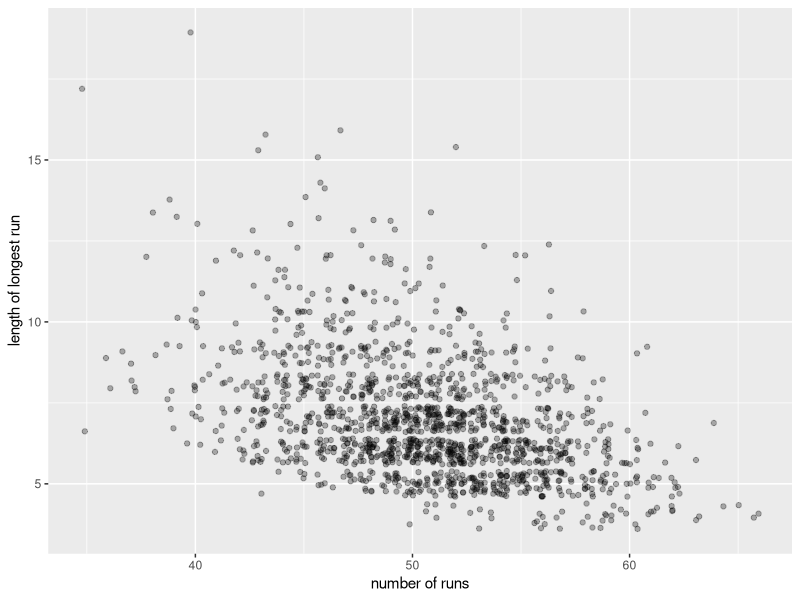
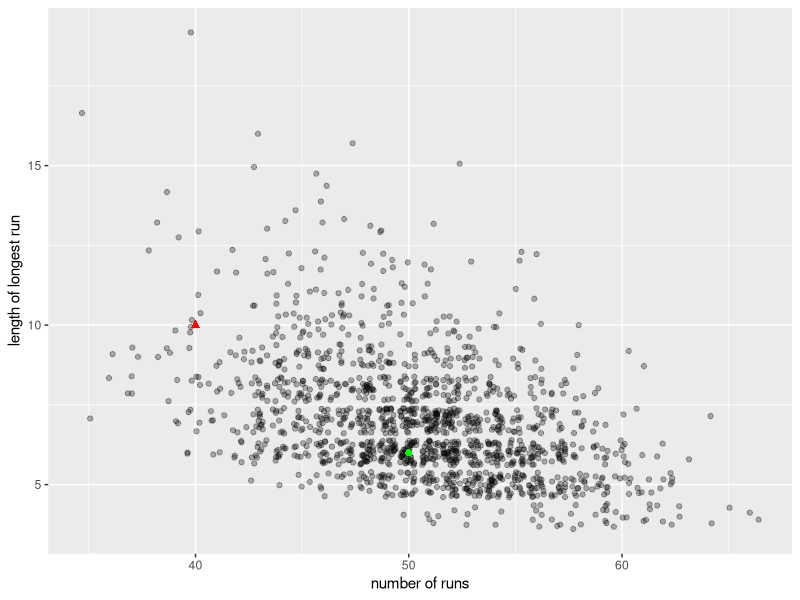

These figures' R source, in order:
## ---- chunk 1
library(tidyverse)
coin = c(0,1)
### simulate sequences and compute (number of runs, length of longest run) for each.
flips = replicate(1500,{
  x<-sample(coin, 100, replace = TRUE)
  result = c(longest_run = max(rle(x)$lengths),
             n_switches = sum(diff(x) != 0))
})
## ---- chunk 2
### plotting the simulated probability distribution
ggplot(data.frame(t(flips)), aes(x=n_switches + 1, y = longest_run)) + 
  geom_jitter(alpha =0.3) + 
  xlab("number of runs") +
  ylab("length of longest run")
## ---- chunk 3
### adding points
### annotating with their values
ggplot(data.frame(t(flips)), aes(x=n_switches + 1, y = longest_run)) + 
  geom_jitter(alpha =0.3) + 
  xlab("number of runs") +
  ylab("length of longest run") + 
  geom_point(aes(x=40, y = 10), color = "red", pch = 17, size = 2) +
  geom_point(aes(x=50, y = 6), color = "green", pch = 16, size = 2)
